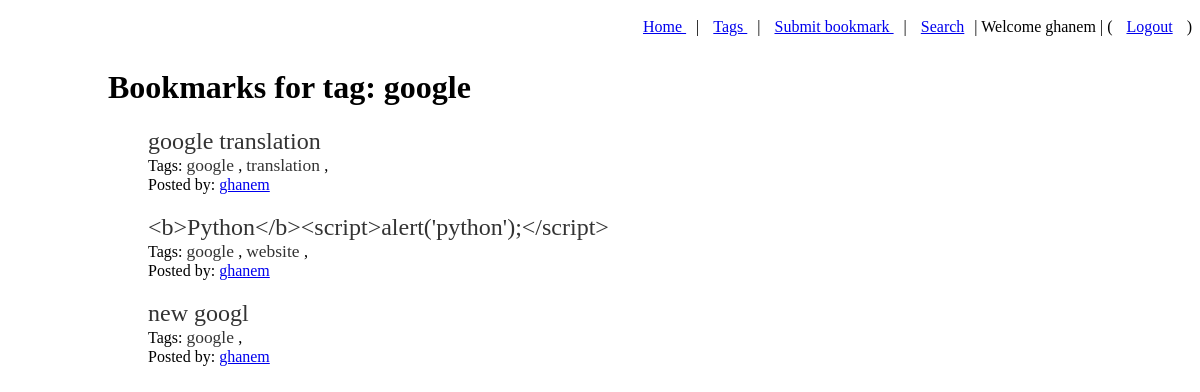
Screenshot of /tag/12/ (signed in) with the database file from the repository.
### bookmarks/models.py (models this page shows, shortened)
class Tag(models.Model):
    name = models.CharField(max_length = 64, unique = True)
    bookmarks = models.ManyToManyField(Bookmark, related_name='tags')

class Bookmark(models.Model):
    user = models.ForeignKey(User, related_name='bookmarks')
    link = models.ForeignKey(Link, related_name='link')
    title = models.CharField(max_length=200)

### bookmarks/views.py (the view)
# urls.py: url(r'^tag/(\d+)/$', views.tag_page, name='tag_page'),
def tag_page(request, pk):
    tag = get_object_or_404(Tag, pk=pk)
    bookmarks = tag.bookmarks.order_by('-id')
    context = {
        'bookmarks': bookmarks,
        'tag': tag,
        'show_tags': True,
        'show_user': True
    }
    return render(request,'bookmarks/tag_page.html', context)

### bookmarks/templates/bookmarks/tag_page.html (shortened to what this page needs)
{% extends "base.html" %}
{% block head %}
    Bookmarks for tag: {{tag.name}}
{% endblock head %}
{% block content %}
    {% include 'bookmarks/bookmark_list.html' %}
{% endblock content %}

### templates/base.html (shortened to what this page needs)
{% load staticfiles %}
<!DOCTYPE html>
<html lang="en">
<head>
    <link rel="stylesheet" href="{% static 'css/main.css' %}">
</head>
<body>
    <div id="nav">
        <a href="{% url 'home' %}">Home </a><span>|</span>
        <a href="{% url 'tags_page' %}">Tags </a><span>|</span>
        {% if user.is_authenticated %}
        <a href="{% url 'save' %}">Submit bookmark </a><span>|</span>
        <a href="{% url 'search_page' %}">Search</a><span>|</span>
        Welcome {{user.username}} <span>|</span>
        ( <a href="{% url 'logout' %}">Logout</a> )
        {% else %}
        <a href="{% url 'login' %}">Login </a><span>|</span>
        <a href="{% url 'signup' %}">Sign up</a>
        {% endif %}
    </div>
    <div class="container">
        <h1>{% block head %}{% endblock head %}</h1>
        {% block content %}{% endblock content %}
    </div>
</body>
</html>

### bookmarks/templates/bookmarks/bookmark_list.html
{% if bookmarks %}
<ul class="bookmarks">
    {% for bookmark in bookmarks %}
    <li class="bookmark">
        <a target="_blank" href="{{bookmark.link.url}}" class="title">
            {{bookmark.title}}
        </a> <br>
        {% if show_tags %}
        Tags:
        {% if bookmark.tags.all %}
        <ul class="tags">
            {% for tag in bookmark.tags.all %}
            <li class="tag-name">
                <a href="{% url 'tag_page' tag.pk %}">
                    {{tag.name}}
                </a>
            </li> ,
            {% endfor %}
        </ul>
        {% else %}
        None.
        {% endif %}
        <br>
        {% endif %}
        {% if show_user %}
        Posted by:
        <a class="username" href="{% url 'user_page' bookmark.user.username %}">
            {{bookmark.user.username}}
        </a>
        {% endif %}
    </li>
    {% endfor %}
</ul>
{% else %}
<p>No bookmarks found</p>
{% endif %}

### static/css/main.css (style rules this page uses)
ul li { list-style: none; }
#nav { float: right; padding-top: 10px; }
#nav a { padding-right: 10px; padding-left: 10px; }
.container { padding-top: 40px; padding-right: 100px; padding-left: 100px; }
ul.tags, ul.tags li { display: inline; margin: 0; padding: 0; }
ul.tags { margin-top: 15px; }
.bookmark { padding-bottom: 20px; }
.title { font-size: 1.5em !important; }
.tag-name a, .title { text-decoration: none; font-size: 1.09em; color: #333333; }

### rows the page displays
Tag: name "google"
Bookmark: title "google translation", user.username "ghanem"
Tag: name "translation"
Bookmark: title "<b>Python</b><script>alert('python');</script>", user.username "ghanem"
Tag: name "website"
Bookmark: title "new googl", user.username "ghanem"

### other values shown
{{ user.username }} "ghanem"
